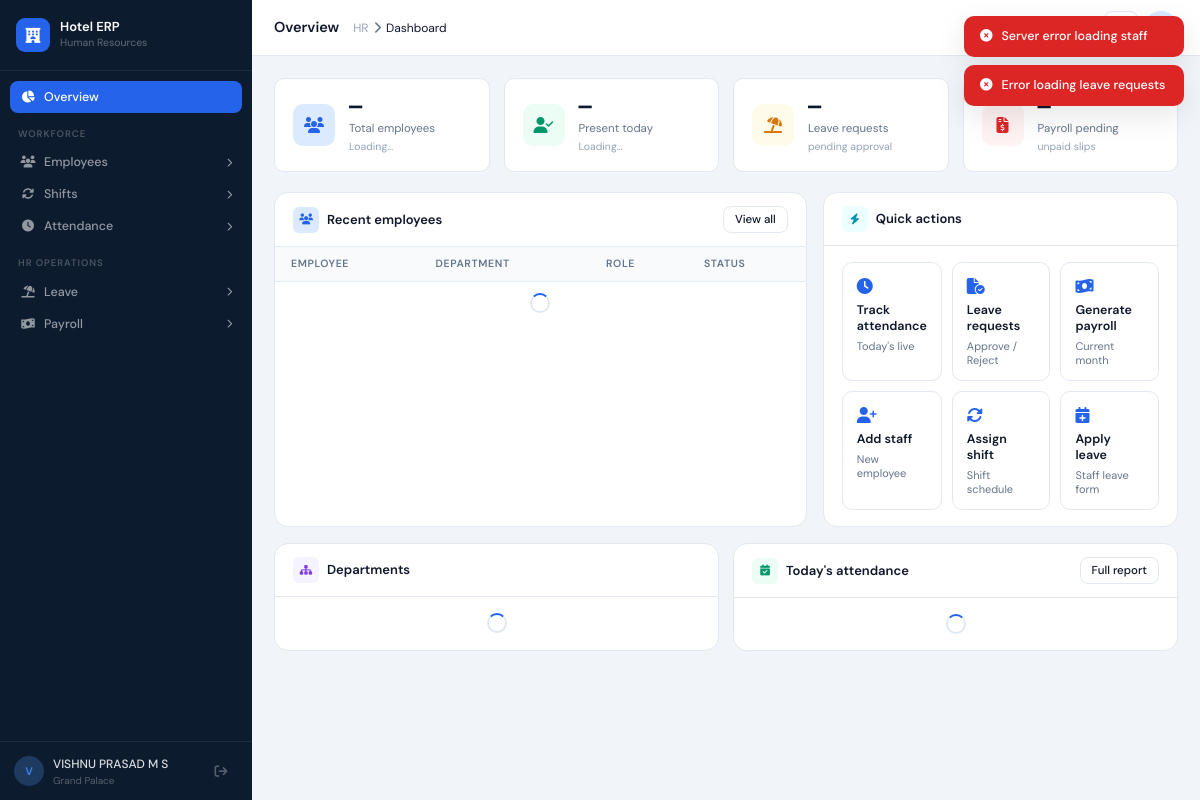
Before: /hr/ (signed in) with the older database file.
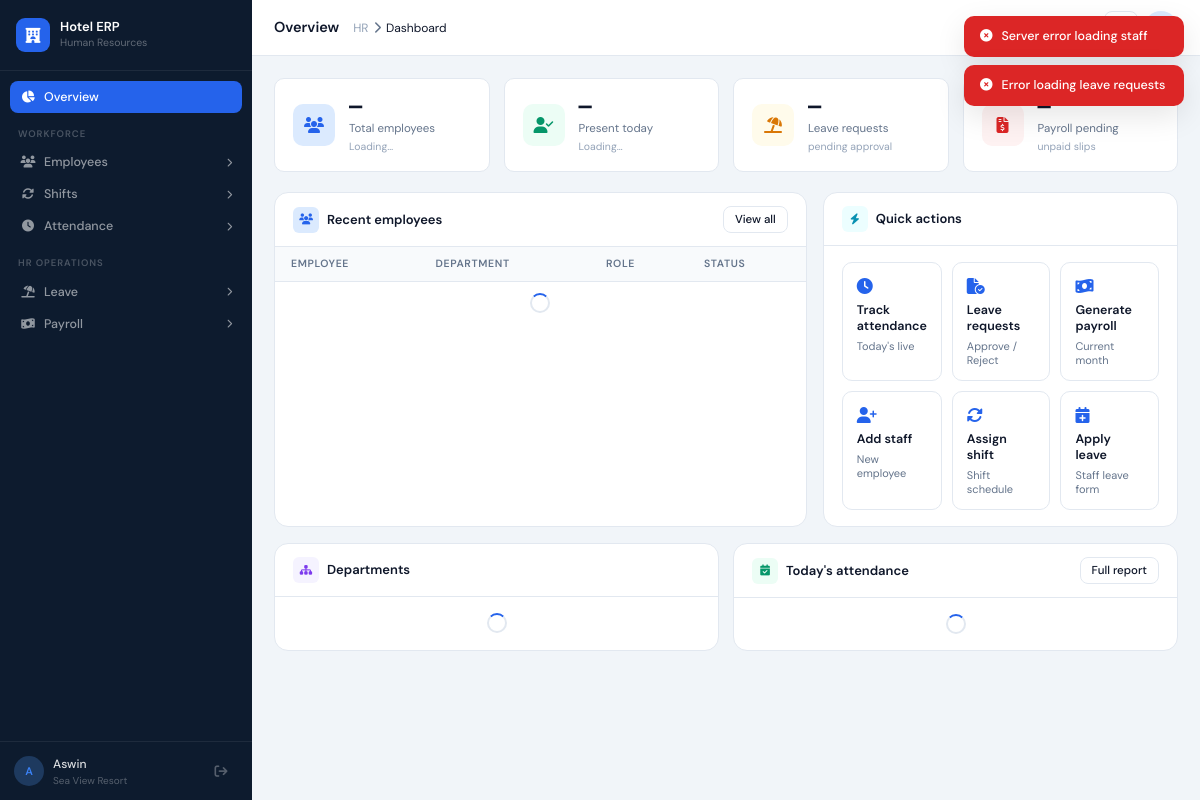
After: the same page with the newer database file.
### Accounts/models.py (models this page shows, shortened)
class Staff(models.Model):
    hotel = models.ForeignKey(Hotel, on_delete=models.CASCADE, related_name="staffs")
    user = models.OneToOneField(User, on_delete=models.CASCADE, null=True, blank=True)
    name = models.CharField(max_length=100)
    email = models.EmailField(unique=True)
    phone = models.CharField(max_length=15)
    department = models.ForeignKey(Department, on_delete=models.SET_NULL, null=True)
    role = models.CharField(max_length=100)
    password = models.CharField(max_length=100)
    is_available = models.BooleanField(default=True)
    employee_id = models.CharField(max_length=20, blank=True, null=True)
    salary = models.DecimalField(max_digits=10, decimal_places=2, default=0)
    joining_date = models.DateField(default=timezone.now)
    photo = models.ImageField(upload_to="staff_photos/", null=True, blank=True)

class Hotel(models.Model):
    hotel_name = models.CharField(max_length=100,unique=True)
    email = models.EmailField(null=True, blank=True)
    owner_name = models.CharField(max_length=100)
    address = models.TextField(max_length=200)
    city = models.CharField(max_length=100)
    property_type = models.CharField(max_length=50, default="Hotel")
    image = models.ImageField(upload_to="property_images/", null=True, blank=True)
    description = models.TextField(blank=True, null=True)
    amenities = models.TextField(blank=True, null=True)
    password = models.CharField(max_length=100)
    properties=models.ManyToManyField('Amenity', blank=True)
    is_approved = models.BooleanField(default=False)
    is_subscribed = models.BooleanField(default=False)

### Accounts/views.py (the view)
# urls.py: path("hr/", hr_dashboard, name="hr_dashboard"),
def hr_dashboard(request):
    staff_id = request.session.get("staff_id")
    if not staff_id:
        return redirect("staff_login")
    staff = Staff.objects.select_related("hotel").get(id=staff_id)
    hotel = staff.hotel
    employees = Staff.objects.filter(hotel=hotel).select_related("department")
    total_staff = employees.count()
    total_departments = Department.objects.filter(hotel=hotel).count()
    tasks = Task.objects.filter(staff__hotel=hotel)
    shifts = Shift.objects.filter(hotel=hotel).select_related("staff", "department")
    payroll_data = []
    for emp in employees:
        salary = getattr(emp, "salary", 0)
        bonus = getattr(emp, "bonus", 0)
        deduction = getattr(emp, "deduction", 0)
        payroll_data.append({
            "name": emp.name,
            "role": emp.role,
            "salary": salary,
            "bonus": bonus,
            "deduction": deduction,
            "net": salary + bonus - deduction
        })
    return render(request, "hr.html", {
        "staff": staff,
        "hotel": hotel,
        "employees": employees,
        "total_staff": total_staff,
        "total_departments": total_departments,
        "tasks": tasks,
        "shifts": shifts,
        "payroll": payroll_data
    })

### templates/hr.html (shortened to what the changed rows need)
<!DOCTYPE html>
<html lang="en">
<head>
  <link rel="stylesheet" href="https://cdnjs.cloudflare.com/ajax/libs/font-awesome/6.5.0/css/all.min.css">
</head>
<body>
<aside class="sidebar" id="sidebar">
  <div class="sidebar-footer">
    <div class="user-avatar">{{ staff.name|first|upper }}</div>
    <div class="user-info">
      <div class="user-name">{{ staff.name }}</div>
      <div class="user-role">{{ hotel.hotel_name }}</div>
    </div>
    <button class="tb-btn" style="border:none;background:transparent;color:rgba(255,255,255,0.3);" onclick="window.location.href='/staff-login/'">
      <i class="fas fa-arrow-right-from-bracket"></i>
    </button>
  </div>
</aside>
<div class="main">
  <div class="content">
    <div class="panel active" id="panel-overview">
      <div class="grid-2-1">
        <div class="card">
          <div class="card-body-flush">
            <table class="data-table">
              <thead><tr><th>Employee</th><th>Department</th><th>Role</th><th>Status</th></tr></thead>
            </table>
          </div>
        </div>
      </div>
    </div>
  </div>
</div>
</body>
</html>

Changed rows visible on the page:
removed Hotel: hotel_name "Grand Palace"
changed Staff: name|first "V" → "A"; name "VISHNU PRASAD M S" → "Aswin"
now on this page (row edited): Hotel: hotel_name "Sea View Resort"
